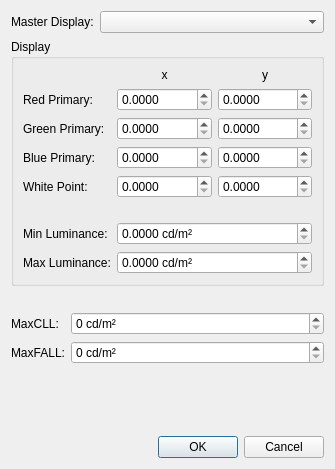
<?xml version="1.0" encoding="utf-8"?>
<ui version="4.0">
 <author>
    SPDX-FileCopyrightText: none
    SPDX-License-Identifier: GPL-3.0-or-later
  </author>
 <class>VideoHDRMetadataOptionsDialog</class>
 <widget class="QDialog" name="VideoHDRMetadataOptionsDialog">
  <property name="geometry">
   <rect>
    <x>0</x>
    <y>0</y>
    <width>319</width>
    <height>469</height>
   </rect>
  </property>
  <property name="windowTitle">
   <string>Dialog</string>
  </property>
  <layout class="QVBoxLayout" name="verticalLayout">
   <item>
    <layout class="QFormLayout" name="formLayout_2">
     <item column="0" row="0">
      <widget class="QLabel" name="label">
       <property name="text">
        <string>Master Display:</string>
       </property>
      </widget>
     </item>
     <item column="1" row="0">
      <widget class="QComboBox" name="cmbMasterDisplay"/>
     </item>
    </layout>
   </item>
   <item>
    <widget class="QGroupBox" name="grpCustomDisplay">
     <property name="title">
      <string>Display</string>
     </property>
     <layout class="QFormLayout" name="formLayout_3">
      <item column="1" row="0">
       <layout class="QHBoxLayout" name="horizontalLayout_5" stretch="1,1">
        <item>
         <widget class="QLabel" name="label_5">
          <property name="text">
           <string>x</string>
          </property>
          <property name="alignment">
           <set>Qt::AlignCenter</set>
          </property>
         </widget>
        </item>
        <item>
         <widget class="QLabel" name="label_6">
          <property name="text">
           <string>y</string>
          </property>
          <property name="alignment">
           <set>Qt::AlignCenter</set>
          </property>
         </widget>
        </item>
       </layout>
      </item>
      <item column="0" row="1">
       <widget class="QLabel" name="label_4">
        <property name="text">
         <string>Red Primary:</string>
        </property>
       </widget>
      </item>
      <item column="1" row="1">
       <layout class="QHBoxLayout" name="horizontalLayout">
        <item>
         <widget class="QDoubleSpinBox" name="dblRedX">
          <property name="sizePolicy">
           <sizepolicy hsizetype="MinimumExpanding" vsizetype="Fixed">
            <horstretch>1</horstretch>
            <verstretch>0</verstretch>
           </sizepolicy>
          </property>
          <property name="decimals">
           <number>4</number>
          </property>
         </widget>
        </item>
        <item>
         <widget class="QDoubleSpinBox" name="dblRedY">
          <property name="sizePolicy">
           <sizepolicy hsizetype="MinimumExpanding" vsizetype="Fixed">
            <horstretch>1</horstretch>
            <verstretch>0</verstretch>
           </sizepolicy>
          </property>
          <property name="decimals">
           <number>4</number>
          </property>
         </widget>
        </item>
       </layout>
      </item>
      <item column="0" row="3">
       <widget class="QLabel" name="label_7">
        <property name="text">
         <string>Green Primary:</string>
        </property>
       </widget>
      </item>
      <item column="1" row="3">
       <layout class="QHBoxLayout" name="horizontalLayout_2">
        <item>
         <widget class="QDoubleSpinBox" name="dblGreenX">
          <property name="sizePolicy">
           <sizepolicy hsizetype="MinimumExpanding" vsizetype="Fixed">
            <horstretch>1</horstretch>
            <verstretch>0</verstretch>
           </sizepolicy>
          </property>
          <property name="decimals">
           <number>4</number>
          </property>
         </widget>
        </item>
        <item>
         <widget class="QDoubleSpinBox" name="dblGreenY">
          <property name="sizePolicy">
           <sizepolicy hsizetype="MinimumExpanding" vsizetype="Fixed">
            <horstretch>1</horstretch>
            <verstretch>0</verstretch>
           </sizepolicy>
          </property>
          <property name="decimals">
           <number>4</number>
          </property>
         </widget>
        </item>
       </layout>
      </item>
      <item column="0" row="5">
       <widget class="QLabel" name="label_8">
        <property name="text">
         <string>Blue Primary:</string>
        </property>
       </widget>
      </item>
      <item column="1" row="5">
       <layout class="QHBoxLayout" name="horizontalLayout_3">
        <item>
         <widget class="QDoubleSpinBox" name="dblBlueX">
          <property name="sizePolicy">
           <sizepolicy hsizetype="MinimumExpanding" vsizetype="Fixed">
            <horstretch>1</horstretch>
            <verstretch>0</verstretch>
           </sizepolicy>
          </property>
          <property name="decimals">
           <number>4</number>
          </property>
         </widget>
        </item>
        <item>
         <widget class="QDoubleSpinBox" name="dblBlueY">
          <property name="sizePolicy">
           <sizepolicy hsizetype="MinimumExpanding" vsizetype="Fixed">
            <horstretch>1</horstretch>
            <verstretch>0</verstretch>
           </sizepolicy>
          </property>
          <property name="decimals">
           <number>4</number>
          </property>
         </widget>
        </item>
       </layout>
      </item>
      <item column="0" row="7">
       <widget class="QLabel" name="label_9">
        <property name="text">
         <string>White Point:</string>
        </property>
       </widget>
      </item>
      <item column="1" row="7">
       <layout class="QHBoxLayout" name="horizontalLayout_4">
        <item>
         <widget class="QDoubleSpinBox" name="dblWhiteX">
          <property name="sizePolicy">
           <sizepolicy hsizetype="MinimumExpanding" vsizetype="Fixed">
            <horstretch>1</horstretch>
            <verstretch>0</verstretch>
           </sizepolicy>
          </property>
          <property name="decimals">
           <number>4</number>
          </property>
         </widget>
        </item>
        <item>
         <widget class="QDoubleSpinBox" name="dblWhiteY">
          <property name="sizePolicy">
           <sizepolicy hsizetype="MinimumExpanding" vsizetype="Fixed">
            <horstretch>1</horstretch>
            <verstretch>0</verstretch>
           </sizepolicy>
          </property>
          <property name="decimals">
           <number>4</number>
          </property>
         </widget>
        </item>
       </layout>
      </item>
      <item column="1" row="9">
       <spacer name="verticalSpacer">
        <property name="orientation">
         <enum>Qt::Vertical</enum>
        </property>
        <property name="sizeType">
         <enum>QSizePolicy::Maximum</enum>
        </property>
        <property name="sizeHint" stdset="0">
         <size>
          <width>195</width>
          <height>12</height>
         </size>
        </property>
       </spacer>
      </item>
      <item column="0" row="10">
       <widget class="QLabel" name="label_11">
        <property name="text">
         <string>Min Luminance:</string>
        </property>
       </widget>
      </item>
      <item column="1" row="10">
       <widget class="QDoubleSpinBox" name="dblMinLuminance">
        <property name="suffix">
         <string> cd/m²</string>
        </property>
        <property name="decimals">
         <number>4</number>
        </property>
        <property name="maximum">
         <double>10000.000000000000000</double>
        </property>
       </widget>
      </item>
      <item column="0" row="12">
       <widget class="QLabel" name="label_10">
        <property name="text">
         <string>Max Luminance:</string>
        </property>
       </widget>
      </item>
      <item column="1" row="12">
       <widget class="QDoubleSpinBox" name="dblMaxLuminance">
        <property name="suffix">
         <string> cd/m²</string>
        </property>
        <property name="decimals">
         <number>4</number>
        </property>
        <property name="maximum">
         <double>10000.000000000000000</double>
        </property>
       </widget>
      </item>
     </layout>
    </widget>
   </item>
   <item>
    <spacer name="verticalSpacer_3">
     <property name="orientation">
      <enum>Qt::Vertical</enum>
     </property>
     <property name="sizeType">
      <enum>QSizePolicy::Maximum</enum>
     </property>
     <property name="sizeHint" stdset="0">
      <size>
       <width>20</width>
       <height>20</height>
      </size>
     </property>
    </spacer>
   </item>
   <item>
    <layout class="QFormLayout" name="formLayout">
     <item column="0" row="0">
      <widget class="QLabel" name="label_2">
       <property name="text">
        <string>MaxCLL:</string>
       </property>
      </widget>
     </item>
     <item column="1" row="0">
      <widget class="QSpinBox" name="intMaxCLL">
       <property name="suffix">
        <string> cd/m²</string>
       </property>
       <property name="maximum">
        <number>10000</number>
       </property>
      </widget>
     </item>
     <item column="0" row="1">
      <widget class="QLabel" name="label_3">
       <property name="text">
        <string>MaxFALL:</string>
       </property>
      </widget>
     </item>
     <item column="1" row="1">
      <widget class="QSpinBox" name="intMaxFALL">
       <property name="suffix">
        <string> cd/m²</string>
       </property>
       <property name="maximum">
        <number>10000</number>
       </property>
      </widget>
     </item>
    </layout>
   </item>
   <item>
    <spacer name="verticalSpacer_2">
     <property name="orientation">
      <enum>Qt::Vertical</enum>
     </property>
     <property name="sizeHint" stdset="0">
      <size>
       <width>20</width>
       <height>39</height>
      </size>
     </property>
    </spacer>
   </item>
   <item>
    <widget class="QDialogButtonBox" name="btnBox">
     <property name="orientation">
      <enum>Qt::Horizontal</enum>
     </property>
     <property name="standardButtons">
      <set>QDialogButtonBox::Cancel|QDialogButtonBox::Ok</set>
     </property>
    </widget>
   </item>
  </layout>
 </widget>
 <resources/>
 <connections/>
</ui>
